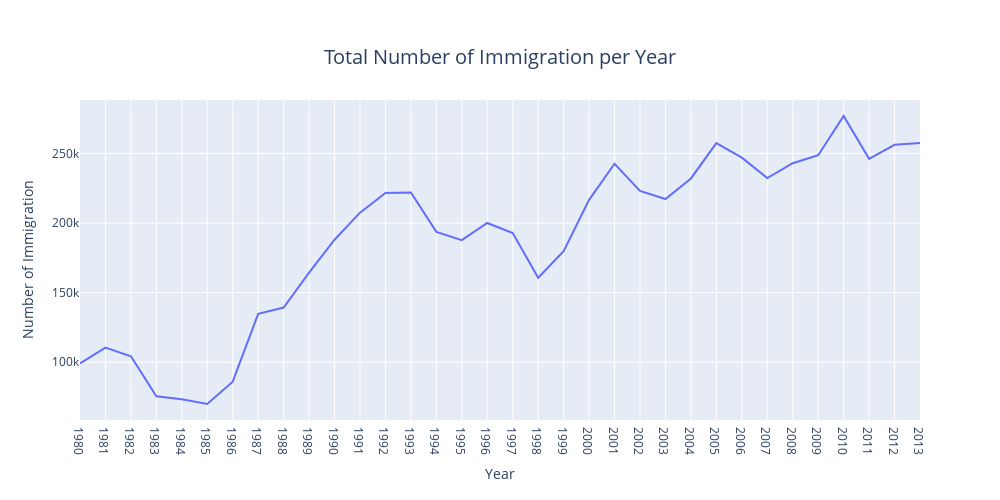

The code cell stored with this chart in its notebook:
### Markdown cell above
This code creates an interactive line plot using `Plotly Express` to visualize the total number of immigrants per year across all countries.

### Code cell
import plotly.express as px

df_year = df_can[['Country'] + list(range(1980, 2014))].copy()
df_Total = pd.melt(df_year, id_vars=['Country'], var_name='Year', value_name='Number of Immigration')

# Aggregate data by summing the immigration numbers for each year
df_agg = df_Total.groupby(['Year']).agg({'Number of Immigration': 'sum'}).reset_index()


# Create an interactive line plot
fig = px.line(df_agg, x='Year', y='Number of Immigration',
              labels={'Number of Immigration': 'Number of Immigration'},
              title='Total Number of Immigration per Year')

# Customize the layout
fig.update_layout(xaxis=dict(type='category'), width=1000, height=500)
fig.update_xaxes(dtick='M1', tickformat='%Y', ticklabelmode='period')
fig.update_layout(title_text='Total Number of Immigration per Year', title=dict(font=dict(size=20), x=0.5, y=0.9))

fig.show()

### Figure 1 — Plotly figure (JSON) as saved in the notebook; plotly's stock layout.template omitted (floating-point values rounded to 4 significant figures)
{"data": [{"hovertemplate": "Year=%{x}<br>Number of Immigration=%{y}<extra></extra>", "legendgroup": "", "line": {"color": "#636efa", "dash": "solid"}, "marker": {"symbol": "circle"}, "mode": "lines", "name": "", "orientation": "v", "showlegend": false, "type": "scatter", "x": [1980, 1981, 1982, 1983, 1984, 1985, 1986, 1987, 1988, 1989, 1990, 1991, 1992, 1993, 1994, 1995, 1996, 1997, 1998, 1999, 2000, 2001, 2002, 2003, 2004, 2005, 2006, 2007, 2008, 2009, 2010, 2011, 2012, 2013], "xaxis": "x", "y": [99137, 110563, 104271, 75550, 73417, 69978, 86048, 134771, 139306, 164432, 188054, 207509, 221687, 222049, 193665, 187712, 200085, 192885, 160727, 179818, 216712, 242643, 223111, 217297, 232083, 257457, 247057, 232405, 243047, 248768, 276956, 246194, 256222, 257537], "yaxis": "y"}], "layout": {"height": 500, "legend": {"tracegroupgap": 0}, "title": {"font": {"size": 20}, "text": "Total Number of Immigration per Year", "x": 0.5, "y": 0.9}, "width": 1000, "xaxis": {"anchor": "y", "autorange": true, "domain": [0, 1], "dtick": "M1", "range": [0, 33], "tickformat": "%Y", "ticklabelmode": "period", "title": {"text": "Year"}, "type": "category"}, "yaxis": {"anchor": "x", "autorange": true, "domain": [0, 1], "range": [58480.0, 288500.0], "title": {"text": "Number of Immigration"}, "type": "linear"}}}
